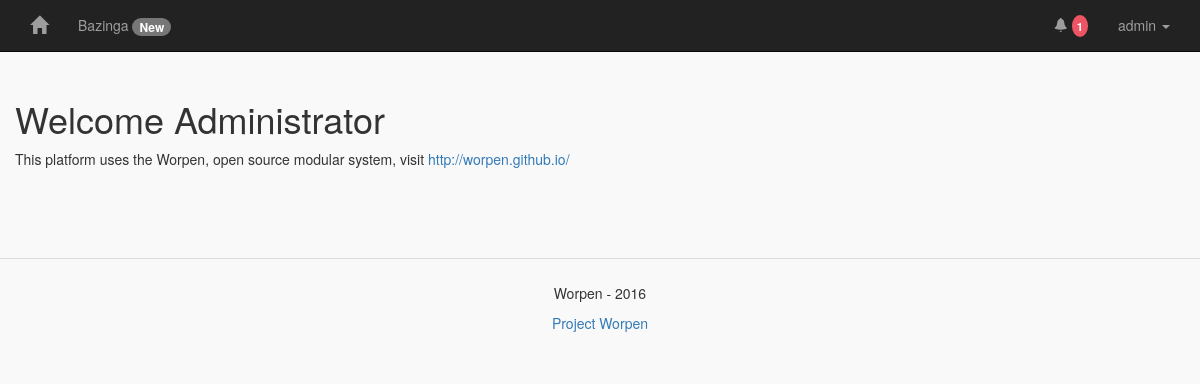
The page /index.php (signed in) on the database its author committed.
### tables this page shows
CREATE TABLE IF NOT EXISTS `worpen_menu` (
  `id` int(55) NOT NULL AUTO_INCREMENT,
  `url` text NOT NULL,
  `name_menu` text NOT NULL,
  `access_level` text NOT NULL,
  `date_create` text NOT NULL,
  `active` text NOT NULL,
  `display` text NOT NULL,
  `badge` text NOT NULL,
  `plataform` text NOT NULL,
  PRIMARY KEY (`id`)
);

CREATE TABLE IF NOT EXISTS `worpen_users` (
  `id` int(55) NOT NULL AUTO_INCREMENT,
  `username` text NOT NULL,
  `password` text NOT NULL,
  `fullname` text NOT NULL,
  `email` text NOT NULL,
  `date_create` text NOT NULL,
  `access_level` text NOT NULL,
  `plataform` text NOT NULL,
  PRIMARY KEY (`id`)
);

### front/template/index.php (called while the page is built)
<?php
  include "header.php";
  include $PAGE_CONTENT;
  include "footer.php";

### index.php (called while the page is built, shortened)
<?php
include "config.php";
if (!$_GET['mod']) { $MODULE_GET = $PATH['modstart']; } else { $MODULE_GET = addslashes($_GET['mod']); }
if (!$_GET['pg']) { $PAGE_GET = "start"; } else { $PAGE_GET = addslashes($_GET['pg']); }
$CURRENT_MODULE = $PATH['template'].$MODULE_GET."/".$PAGE_GET.".php";
if (file_exists($CURRENT_MODULE)) {
  $PAGE_CONTENT = $CURRENT_MODULE;
} else {
  $PAGE_CONTENT = $PATH['error'];
}
include $PATH['template']."index.php";
?>

### back/info.php (called while the page is built, shortened)
<?php
$worpen_selectdb_about = $connect->prepare("SELECT * FROM worpen_info WHERE id LIKE :id");
$worpen_selectdb_about->bindValue(':id', $_SESSION['user_plataform']);
$worpen_selectdb_about->execute();
while ($result = $worpen_selectdb_about->fetch(PDO::FETCH_ASSOC)) {
  $INFO['plataform'] = $result['id'];
}
$worpen_selectdb_user_current = $connect->prepare("SELECT * FROM worpen_users WHERE id LIKE :id AND plataform LIKE :plataform LIMIT 1");
$worpen_selectdb_user_current->bindValue(':id', $_SESSION['user_id']);
$worpen_selectdb_user_current->bindValue(':plataform', $INFO['plataform']);
$worpen_selectdb_user_current->execute();
while ($result = $worpen_selectdb_user_current->fetch(PDO::FETCH_ASSOC)) {
  $INFO_USER['id'] = $result['id'];
  $INFO_USER['fullname'] = $result['fullname'];
  $INFO_USER['email'] = $result['email'];
  $INFO_USER['username'] = $result['username'];
  $INFO_USER['access_level'] = $result['access_level'];
  $INFO_USER['plataform'] = $result['plataform'];
}

### config.php (called while the page is built, shortened)
<?php
include 'back/database.php';
include 'back/info.php';
include 'back/functions.php';

### back/menu.php (the view, shortened to what this page needs)
<?php
$select_menu_menu = $connect->prepare("SELECT * FROM worpen_menu WHERE active LIKE :active AND plataform LIKE :plataform");
$select_menu_menu->bindValue(":active", "yes");
$select_menu_menu->bindValue(':plataform', $_SESSION['user_plataform']);
$select_menu_menu->execute();
while ($result = $select_menu_menu->fetch(PDO::FETCH_ASSOC)) {
  if ($result['access_level'] >= $_SESSION['access_level'] && $result['display'] == "yes") {
    print "<li><a href=\"?mod={$result['url']}\">{$result['name_menu']}";
    if (isset($result['badge'])) {
      print " <span class=\"badge\">{$result['badge']}</span>";
    }
    print "</a></li>";
  }
}

### front/template/home/start.php
<section>
  <div class="row">
    <h1>Welcome <?= $INFO_USER['fullname']; ?></h1>
    <p>This platform uses the Worpen, open source modular system, visit <a href="http://worpen.github.io/" target="_blank">http://worpen.github.io/</a></p>
  </div>
</section>

### front/template/_files/css/style.css (style rules this page uses)
body { background: #f9f9f9; }
section { width: 95%; max-width: 1180px; margin: 5% auto; padding: 1.6% 0; clear: both; position: relative; }

### rows shown on the page
worpen_menu: name_menu "Bazinga", badge "New"
worpen_users: fullname "Administrator"

### other values the page prints
$_SESSION['user_username'] "admin"
$count_results "1"
